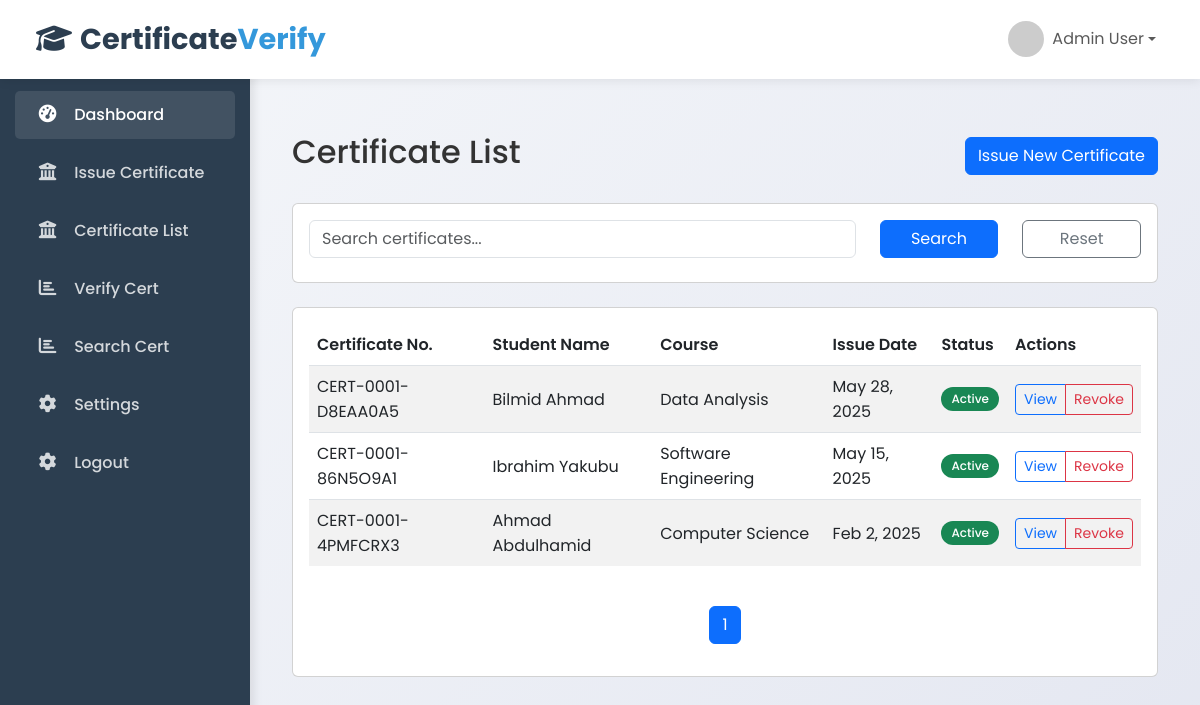
/institution/certificate-list.php (signed in), run on the app's committed database.
### tables this page shows
CREATE TABLE `certificates` (
  `id` int(11) NOT NULL,
  `institution_id` int(11) NOT NULL,
  `certificate_number` varchar(50) NOT NULL,
  `student_name` varchar(255) NOT NULL,
  `course_name` varchar(255) NOT NULL,
  `issue_date` date NOT NULL,
  `expiry_date` date DEFAULT NULL,
  `qr_code` varchar(255) DEFAULT NULL,
  `digital_signature` text DEFAULT NULL,
  `file_path` varchar(255) DEFAULT NULL,
  `is_revoked` tinyint(1) DEFAULT 0,
  `created_at` timestamp NOT NULL DEFAULT current_timestamp()
);

### includes/db.php (called while the page is built, shortened)
<?php
class Database {
    private $conn;
    public function __construct() {
        $this->conn = new mysqli(DB_HOST, DB_USER, DB_PASS, DB_NAME);
    }
    public function prepare($sql) {
        return $this->conn->prepare($sql);
    }
}
$db = new Database();
?>

### institution/certificate-list.php (the view, shortened to what this page needs)
<?php
global $db;
$institutionId = $_SESSION['institution_id'];
$page = isset($_GET['page']) ? intval($_GET['page']) : 1;
$perPage = 10;
$offset = ($page - 1) * $perPage;
$search = isset($_GET['search']) ? trim($_GET['search']) : '';
$where = "WHERE institution_id = ?";
$searchParams = [$institutionId];
$searchTypes = 'i';
$countQuery = "SELECT COUNT(*) as count FROM certificates $where";
$countStmt = $db->prepare($countQuery);
if (!empty($searchParams)) {
    $countStmt->bind_param($searchTypes, ...$searchParams);
}
$countStmt->execute();
$totalCertificates = $countStmt->get_result()->fetch_assoc()['count'];
$totalPages = ceil($totalCertificates / $perPage);
$dataQuery = "SELECT * FROM certificates $where ORDER BY issue_date DESC LIMIT ? OFFSET ?";
$dataStmt = $db->prepare($dataQuery);
$dataParams = array_merge($searchParams, [$perPage, $offset]);
$dataTypes = $searchTypes . 'ii';
$dataStmt->bind_param($dataTypes, ...$dataParams);
$dataStmt->execute();
$certificates = $dataStmt->get_result()->fetch_all(MYSQLI_ASSOC);
require_once '../includes/insheader.php';
?>
<div class="container mt-4">
    <div class="d-flex justify-content-between align-items-center mb-4">
        <h2>Certificate List</h2>
        <a href="issue-certificate.php" class="btn btn-primary">Issue New Certificate</a>
    </div>
    <div class="card mb-4">
        <div class="card-body">
            <form method="GET" class="row">
                <div class="col-md-8 mb-2">
                    <input type="text" class="form-control" name="search" placeholder="Search certificates..."
                           value="<?php echo htmlspecialchars($search); ?>">
                </div>
                <div class="col-md-2 mb-2">
                    <button type="submit" class="btn btn-primary w-100">Search</button>
                </div>
                <div class="col-md-2 mb-2">
                    <a href="certificate-list.php" class="btn btn-outline-secondary w-100">Reset</a>
                </div>
            </form>
        </div>
    </div>
    <div class="card">
        <div class="card-body">
            <div class="table-responsive">
                <table class="table table-striped table-hover">
                    <thead>
                        <tr>
                            <th>Certificate No.</th>
                            <th>Student Name</th>
                            <th>Course</th>
                            <th>Issue Date</th>
                            <th>Status</th>
                            <th>Actions</th>
                        </tr>
                    </thead>
                    <tbody>
                        <?php foreach ($certificates as $certificate): ?>
                        <tr>
                            <td><?php echo $certificate['certificate_number']; ?></td>
                            <td><?php echo htmlspecialchars($certificate['student_name']); ?></td>
                            <td><?php echo htmlspecialchars($certificate['course_name']); ?></td>
                            <td><?php echo date('M j, Y', strtotime($certificate['issue_date'])); ?></td>
                            <td>
                                <span class="badge bg-<?php echo $certificate['is_revoked'] ? 'danger' : 'success'; ?>">
                                    <?php echo $certificate['is_revoked'] ? 'Revoked' : 'Active'; ?>
                                </span>
                            </td>
                            <td>
                                <div class="btn-group btn-group-sm">
                                    <a href="../public/verify.php?certificate=<?php echo $certificate['certificate_number']; ?>"
                                       class="btn btn-outline-primary" target="_blank">View</a>
                                    <a href="revoke-certificate.php?id=<?php echo $certificate['id']; ?>"
                                       class="btn btn-outline-<?php echo $certificate['is_revoked'] ? 'success' : 'danger'; ?>">
                                        <?php echo $certificate['is_revoked'] ? 'Restore' : 'Revoke'; ?>
                                    </a>
                                </div>
                            </td>
                        </tr>
                        <?php endforeach; ?>
                    </tbody>
                </table>
            </div>
            <nav aria-label="Page navigation" class="mt-4">
                <ul class="pagination justify-content-center">
                    <?php for ($i = 1; $i <= $totalPages; $i++): ?>
                    <li class="page-item <?php echo $i == $page ? 'active' : ''; ?>">
                        <a class="page-link" href="?page=<?php echo $i; ?>&search=<?php echo urlencode($search); ?>"><?php echo $i; ?></a>
                    </li>
                    <?php endfor; ?>
                </ul>
            </nav>
        </div>
    </div>
</div>
<?php require_once '../includes/footer.php'; ?>

### includes/insheader.php (style rules this page uses)
* { margin: 0; padding: 0; box-sizing: border-box; font-family: 'Poppins', sans-serif; }
body { background: linear-gradient(135deg, #f5f7fa 0%, #e4e7f1 100%); min-height: 100vh; color: #333; overflow-x: hidden; }
table { width: 100%; border-collapse: separate; border-spacing: 0; }
table th { background-color: #f8f9fa; padding: 12px 15px; text-align: left; font-weight: 600; color: var(--dark); border-bottom: 1px solid #dee2e6; }
table td { padding: 12px 15px; border-bottom: 1px solid #dee2e6; vertical-align: middle; }
table tr:last-child td { border-bottom: none; }
.badge { padding: 6px 10px; border-radius: 20px; font-weight: 500; }

### data on the page
certificates: certificate_number "CERT-0001-D8EAA0A5", student_name "Bilmid Ahmad", course_name "Data Analysis", issue_date "May 28, 2025", is_revoked "Active"
certificates: certificate_number "CERT-0001-86N5O9A1", student_name "Ibrahim Yakubu", course_name "Software Engineering", issue_date "May 15, 2025", is_revoked "Active"
certificates: certificate_number "CERT-0001-4PMFCRX3", student_name "Ahmad Abdulhamid", course_name "Computer Science", issue_date "Feb 2, 2025", is_revoked "Active"
